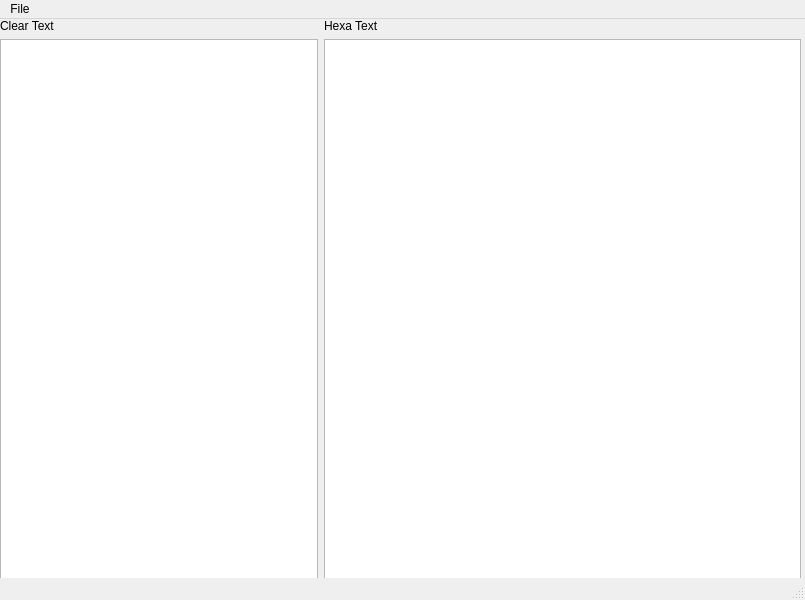
<?xml version="1.0" encoding="UTF-8"?>
<ui version="4.0">
 <class>MainWindow</class>
 <widget class="QMainWindow" name="MainWindow">
  <property name="geometry">
   <rect>
    <x>0</x>
    <y>0</y>
    <width>805</width>
    <height>600</height>
   </rect>
  </property>
  <property name="windowTitle">
   <string>MainWindow</string>
  </property>
  <widget class="QWidget" name="centralwidget">
   <widget class="QWidget" name="gridLayoutWidget">
    <property name="geometry">
     <rect>
      <x>0</x>
      <y>0</y>
      <width>801</width>
      <height>571</height>
     </rect>
    </property>
    <layout class="QGridLayout" name="gridLayout" columnstretch="2,3">
     <property name="sizeConstraint">
      <enum>QLayout::SetDefaultConstraint</enum>
     </property>
     <item row="1" column="1">
      <widget class="QTextEdit" name="textEdit_2"/>
     </item>
     <item row="1" column="0">
      <widget class="QTextEdit" name="textEdit"/>
     </item>
     <item row="0" column="0">
      <widget class="QLabel" name="label">
       <property name="text">
        <string>Clear Text</string>
       </property>
      </widget>
     </item>
     <item row="0" column="1">
      <widget class="QLabel" name="label_2">
       <property name="text">
        <string>Hexa Text</string>
       </property>
      </widget>
     </item>
    </layout>
   </widget>
  </widget>
  <widget class="QMenuBar" name="menubar">
   <property name="geometry">
    <rect>
     <x>0</x>
     <y>0</y>
     <width>805</width>
     <height>23</height>
    </rect>
   </property>
   <widget class="QMenu" name="menuFile">
    <property name="title">
     <string>File</string>
    </property>
    <addaction name="actionOpen_from_filesystem"/>
    <addaction name="actionOpen_from_url"/>
   </widget>
   <addaction name="menuFile"/>
  </widget>
  <widget class="QStatusBar" name="statusbar"/>
  <action name="actionOpen_from_filesystem">
   <property name="text">
    <string>Open from filesystem</string>
   </property>
  </action>
  <action name="actionOpen_from_url">
   <property name="text">
    <string>Open from url</string>
   </property>
  </action>
 </widget>
 <resources/>
 <connections/>
</ui>
